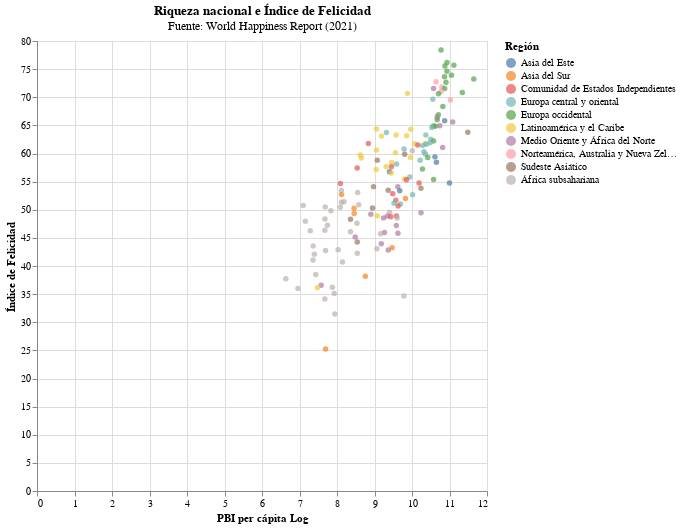

This figure's notebook cell:
### Code cell
alt.Chart(WHI).mark_point(filled=True).encode(
    x= alt.X('PBI per cápita Log:Q', title='PBI per cápita Log'),
    y= alt.Y('Puntaje escala 100:Q', title='Índice de Felicidad'),
    tooltip= ['País', 'Puntaje escala 100', 'PBI per cápita Log'],
    color= alt.Color('Región:N')
).properties(
    width=450,
    height=450,
    title={
      "text": ["Riqueza nacional e Índice de Felicidad"], 
      "subtitle": ["Fuente: World Happiness Report (2021)"],
      "color": "Black",
      "subtitleColor": "Black"}
)

### Figure 1 — Vega-Lite specification as saved in the notebook (floating-point values rounded to 4 significant figures; data arrays with more than 128 entries replaced by an {"elided": "..."} marker saying what was removed)
{"config": {"view": {"continuousWidth": 400, "continuousHeight": 300}}, "data": {"name": "data-f1d5217be4c3223313d3f41bd4b8be25"}, "mark": {"type": "point", "filled": true}, "encoding": {"color": {"type": "nominal", "field": "Región"}, "tooltip": [{"type": "nominal", "field": "País"}, {"type": "quantitative", "field": "Puntaje escala 100"}, {"type": "quantitative", "field": "PBI per cápita Log"}], "x": {"type": "quantitative", "field": "PBI per cápita Log", "title": "PBI per cápita Log"}, "y": {"type": "quantitative", "field": "Puntaje escala 100", "title": "Índice de Felicidad"}}, "height": 450, "title": {"text": ["Riqueza nacional e Índice de Felicidad"], "subtitle": ["Fuente: World Happiness Report (2021)"], "color": "Black", "subtitleColor": "Black"}, "width": 450, "$schema": "https://vega.github.io/schema/vega-lite/v4.8.1.json", "datasets": {"data-f1d5217be4c3223313d3f41bd4b8be25": {"elided": "149 records"}}}
